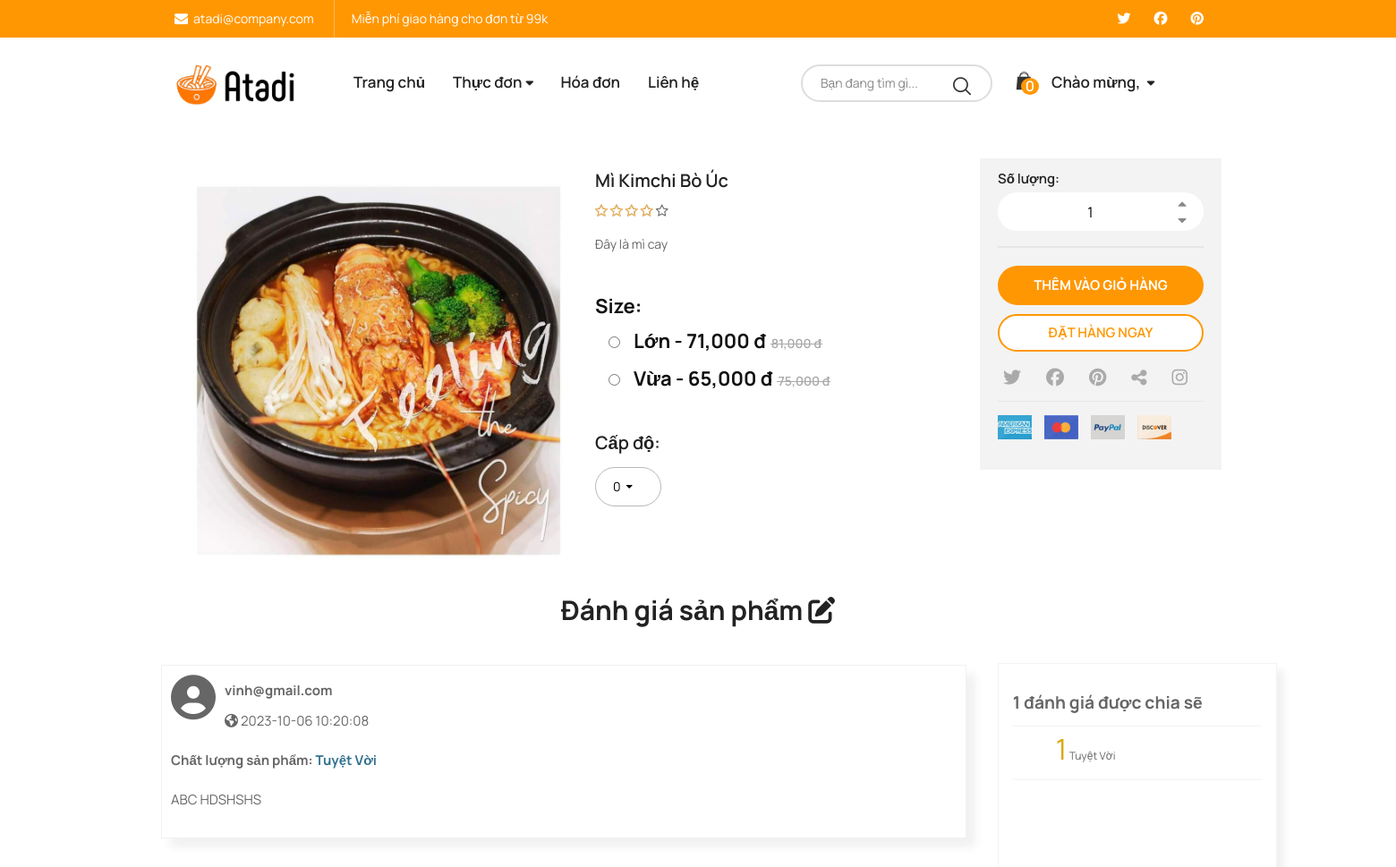
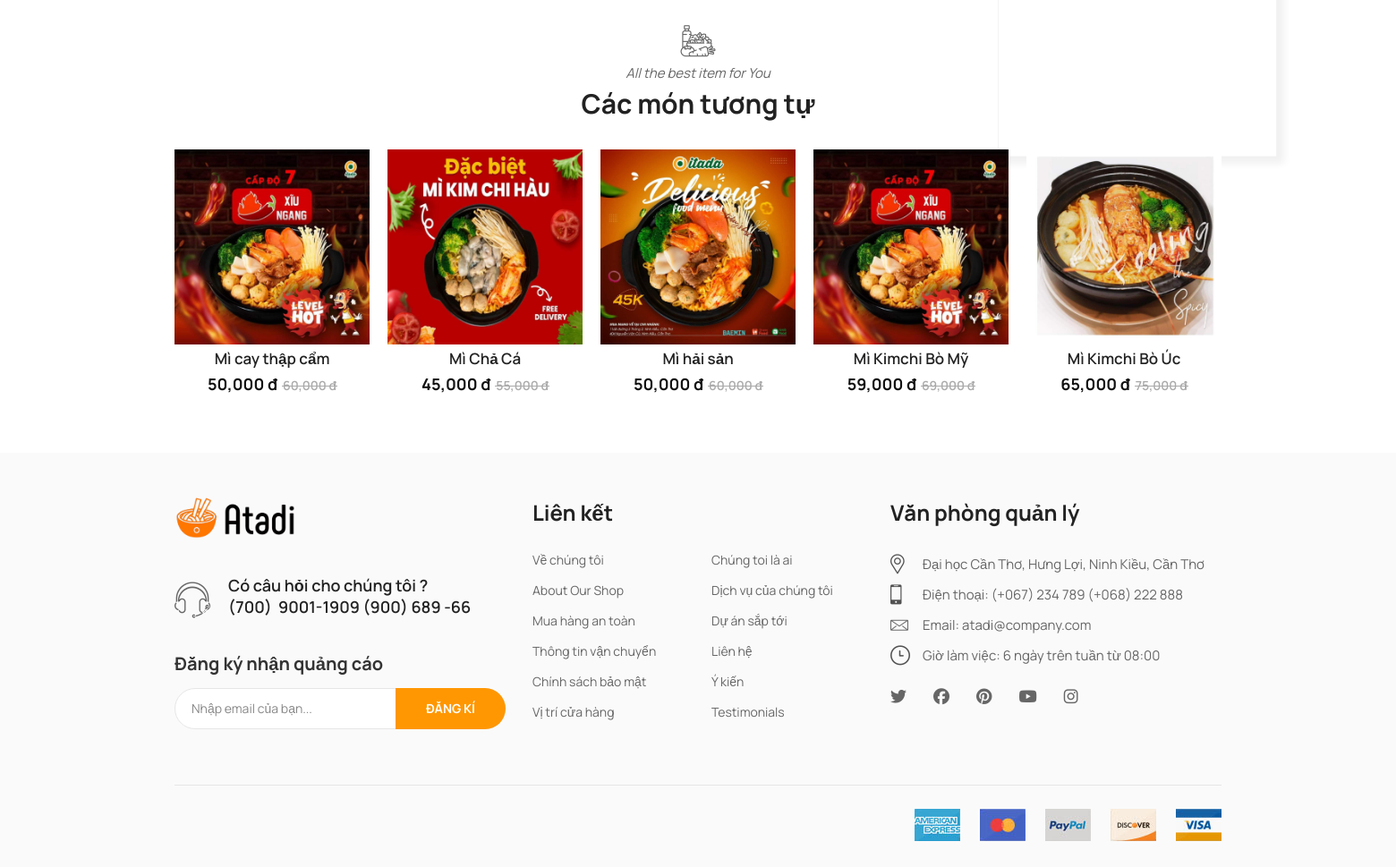
The page /product-detail.php?id=MC4 (signed in) on the database its author committed (2 pictures, top to bottom).
### tables this page shows
CREATE TABLE `sanpham` (
  `MASP` varchar(10) NOT NULL,
  `MALOAI` varchar(10) NOT NULL,
  `TENSP` varchar(100) DEFAULT NULL,
  `MOTA` varchar(300) DEFAULT NULL,
  `LINKANH` varchar(200) DEFAULT NULL
);

CREATE TABLE `sizecuasanpham` (
  `MASP` varchar(10) NOT NULL,
  `MASIZE` varchar(5) NOT NULL,
  `DONGIASP` int DEFAULT NULL
);

CREATE TABLE `danhgiasp` (
  `EMAIL` varchar(70) NOT NULL,
  `MASP` varchar(10) NOT NULL,
  `MAHOADON` int NOT NULL,
  `NOIDUNGDG` varchar(300) DEFAULT NULL,
  `CHATLUONGSP` varchar(30) NOT NULL,
  `TGDANHGIA` datetime NOT NULL DEFAULT CURRENT_TIMESTAMP ON UPDATE CURRENT_TIMESTAMP
);

### product-detail.php (the view, shortened to what this page needs)
<!DOCTYPE html>
<html class="no-js" lang="en">
<?php
    include "head.php";
    include "connect.php";
?>
<body class="biolife-body">
    <?php
        include "header.php";
    ?>
    <div class="container">
    </div>
    <div class="page-contain single-product">
        <div class="container">
            <div id="main-content" class="main-content">
                <form action="themvaogiohang.php?from=pd" method="get" id="myForm">
                    <div class="sumary-product single-layout">
                        <?php
                        $spid = $_GET['id'];
                        $query = "SELECT * FROM sanpham s join sizecuasanpham sz on s.MASP = sz.MASP WHERE s.MASP = '".$spid."'";
                        $result = $conn->query($query);
                        $row = $result->fetch_assoc();
                        $string = $row['MASP'];
                        $masp = preg_replace('/[0-9]/', '', $string);
                    ?>
                        <div class="media">
                            <img src="assets/images/products/<?php echo $masp ?>/<?php echo $row['LINKANH'] ?>" alt=""
                                width="500" height="500">
                        </div>
                        <div class="product-attribute">
                            <h3 class="title"><?php echo $row['TENSP'] ?></h3>
                            <div class="rating">
                                <p class="star-rating"><span class="width-80percent"></span></p>
                            </div>
                            <p class="excerpt"><?php echo $row['MOTA'] ?></p>
                            <br>
                            <div class="price">
                                <ins><span style="" class="price-amount"><span class="currencySymbol">Size:</span></ins>
                            </div>
                            <?php
                                $size = "select * from sizecuasanpham sz join sanpham s on s.MASP=sz.MASP where sz.MASP = '".$spid."'";
                                $result = $conn->query($size);
                                if ($result->num_rows > 0) {
                                $result = $conn->query($size);
                                $result_all = $result -> fetch_all(MYSQLI_ASSOC);
                                foreach ($result_all as $szr) {
                            ?>
                            <div style="padding: 0 !important; margin: 15px !important" class="price">
                                <input required type="radio" name="size" id="" value="<?php echo $szr['MASIZE']?>">
                                <ins><span style="margin-left: 15px !important" class="price-amount"><span
                                            class="currencySymbol"><?php echo $szr['MASIZE'] ?> -
                                        </span><?php echo number_format($szr['DONGIASP']) ?> đ</span></ins>
                                <del><span class="price-amount"><?php echo number_format($szr['DONGIASP']+10000) ?>
                                        đ</span></del>
                            </div>
                            <?php }} ?>
                            <?php
                                if ($masp=="MC"){
                                    ?>
                            <div style="margin-top: 25px !important">
                                <span class="title">Cấp độ:</span>
                                <div style="margin-top: 15px !important; width: 20% !important;"
                                    class="form_combobox w-100">
                                </div>
                            </div>
                            <?php
                                }
                            ?>
                            <div class="action-form"
                                style="width: 100% !important; background-color: white !important;">
                            </div>
                        </div>
                        <div class="action-form">
                            <div class="quantity-box">
                                <span class="title">Số lượng:</span>
                                <div style="width: 100% !important;" class="qty-input">
                                    <input style="width: 100% !important;" type="text" name="qty12554" value="1"
                                        data-max_value="20" data-min_value="1" data-step="1">
                                    <a href="#" class="qty-btn btn-up"><i class="fa fa-caret-up"
                                            aria-hidden="true"></i></a>
                                    <a href="#" class="qty-btn btn-down"><i class="fa fa-caret-down"
                                            aria-hidden="true"></i></a>
                                </div>
                            </div>
                            <div class="buttons">
                                <button type="submit" name="sb_giohang" style="min-width: 100% !important;"
                                    class="btn add-to-cart-btn">Thêm vào giỏ hàng</button>
                                <button type="submit" name="sb_dathang" style="min-width: 100% !important;"
                                    class="btn buy-now-btn">Đặt hàng ngay</button>
                            </div>
                            <div class="social-media">
                                <ul class="social-list">
                                    <li><a href="#" class="social-link"><i class="fa fa-twitter"
                                                aria-hidden="true"></i></a></li>
                                    <li><a href="#" class="social-link"><i class="fa fa-facebook"
                                                aria-hidden="true"></i></a></li>
                                    <li><a href="#" class="social-link"><i class="fa fa-pinterest"
                                                aria-hidden="true"></i></a></li>
                                    <li><a href="#" class="social-link"><i class="fa fa-share-alt"
                                                aria-hidden="true"></i></a></li>
                                    <li><a href="#" class="social-link"><i class="fa fa-instagram"
                                                aria-hidden="true"></i></a></li>
                                </ul>
                            </div>
                            <div class="acepted-payment-methods">
                                <ul class="payment-methods">
                                    <li><img src="assets/images/card1.jpg" alt="" width="51" height="36"></li>
                                    <li><img src="assets/images/card2.jpg" alt="" width="51" height="36"></li>
                                    <li><img src="assets/images/card3.jpg" alt="" width="51" height="36"></li>
                                    <li><img src="assets/images/card4.jpg" alt="" width="51" height="36"></li>
                                </ul>
                            </div>
                        </div>
                    </div>
                </form>
                <div class="product-related-box single-layout">
                    <div class="biolife-title-box lg-margin-bottom-26px-im">
                        <h3 class="main-title">Đánh giá sản phẩm <i class="fa-solid fa-pen-to-square"
                                style="font-size:3rem ;"></i></h3>
                    </div>
                    <div class="row contain ">
                        <?php
                         $spid = $_GET['id'];
                             $danhgia = "SELECT  danhgiasp.MAHOADON,danhgiasp.MASP,danhgiasp.EMAIL,danhgiasp.NOIDUNGDG, danhgiasp.CHATLUONGSP,danhgiasp.TGDANHGIA FROM
                             danhgiasp, chitiethoadon WHERE danhgiasp.MAHOADON = chitiethoadon.MAHOADON
                             AND chitiethoadon.MASP = '$spid' ORDER BY MAHOADON DESC";
                            $rs_danhgia = $conn->query($danhgia);
                                while( $dgia = $rs_danhgia -> fetch_assoc()) {
                        ?>
                        <div class="col-lg-9 col-md-12 col-sm-12 col-xs-12 shadow-sm p-3 mb-5 bg-body rounded"
                            style=" border: 1px solid #f1f1f1 ;box-shadow: 10px 10px 10px #f1f1f1; margin-top: 2rem; padding: 1rem;">
                            <div>
                                <b>
                                    <span>
                                        <i class="fa-solid fa-circle-user" style="font-size:5rem ;"></i>
                                        <p style="margin-left: 6rem; margin-top:-4.5rem ;"><?php echo $dgia['EMAIL'] ?>
                                        </p>
                                    </span>
                                </b>
                                <p style="margin-left: 6rem; "><i class="fa-solid fa-earth-americas"></i>
                                    <?php echo $dgia['TGDANHGIA'] ?></p>
                            </div>
                            <div style="margin-top: 2rem;">
                                <span>
                                    <b>Chất lượng sản phẩm: <span
                                            class="text-info"><?php  echo $dgia['CHATLUONGSP']; ?></span> </b>
                                </span>
                            </div>
                            <div style="margin-top: 2rem;">
                                <?php echo $dgia['NOIDUNGDG']; ?>
                            </div>
                        </div>
                        <?php }
                        $tongdg ="SELECT SUM(tongdg) AS Tongdg
                        FROM (
                            SELECT COUNT(*) as tongdg
                            FROM danhgiasp
                            WHERE MAHOADON IN (
                                SELECT MAHOADON
                                FROM chitiethoadon
                                WHERE MASP = '$spid'
                            )
                            GROUP BY CHATLUONGSP
                        ) as tong";
                        $kt_dg = $conn->query($tongdg);
                        $tong = $kt_dg->fetch_assoc();
                        ?>
                        <div class="col-lg-3 col-md-12 col-sm-12 col-xs-12"
                            style="border: 1px solid #f1f1f1 ;box-shadow: 10px 10px 10px #f1f1f1; padding:2rem;transform: scale(0.8) translate(112rem, -8%);position: absolute;">
                            <div>
                                <h3> <b><span><?php echo $tong['Tongdg']?></span> đánh giá được chia sẽ</b></h3>
                                <?php
                                     $chatluongsp = "SELECT COUNT(*) as sl,CHATLUONGSP FROM danhgiasp,chitiethoadon
                                      WHERE danhgiasp.MAHOADON = chitiethoadon.MAHOADON
                                      AND chitiethoadon.MASP = '$spid'
                                      GROUP BY (CHATLUONGSP)";
                                      $kt4 = $conn->query($chatluongsp);
                                      while($gt = $kt4->fetch_assoc()){
                                        ?>
                                <p style="padding-left: 6rem;">
                                    <span style="color:#dba70c; font-size:4rem"><?php  echo $gt['sl'] ?></span>
                                    <?php echo $gt['CHATLUONGSP'] ?>
                                </p>
                                <?php
                                    }
                                ?>
                            </div>
                            <div id="barchart_values" style="width: 800px; height: 300px;"></div>
                        </div>
                    </div>
                </div>
                <div class="product-related-box single-layout">
                    <div class="biolife-title-box lg-margin-bottom-26px-im">
                        <span class="biolife-icon icon-organic"></span>
                        <span class="subtitle">All the best item for You</span>
                        <h3 class="main-title">Các món tương tự</h3>
                    </div>
                    <ul class="products-list biolife-carousel nav-center-02 nav-none-on-mobile"
                        data-slick='{"rows":1,"arrows":true,"dots":false,"infinite":false,"speed":400,"slidesMargin":0,"slidesToShow":5, "responsive":[{"breakpoint":1200, "settings":{ "slidesToShow": 4}},{"breakpoint":992, "settings":{ "slidesToShow": 3, "slidesMargin":20 }},{"breakpoint":768, "settings":{ "slidesToShow": 2, "slidesMargin":10}}]}'>
                        <?php
                            $sql1 = "SELECT * FROM sanpham s join sizecuasanpham sz on s.MASP = sz.MASP WHERE sz.MASIZE in ('Vừa','M','Combo') and MALOAI = ".$row['MALOAI'];
                            $rs = $conn->query($sql1);
                                if ($rs->num_rows > 0) {
                                $rs = $conn->query($sql1);
                                $rsa = $rs -> fetch_all(MYSQLI_ASSOC);
                                foreach ($rsa as $row1) {
                                    $string = $row1['MASP'];
                                    $masp = preg_replace('/[0-9]/', '', $string);
                        ?>
                        <li class="product-item">
                            <div class="contain-product layout-default">
                                <div class="product-thumb">
                                    <a href="product-detail.php?id=<?php echo $string ?>" class="link-to-product">
                                        <img src="assets/images/products/<?php echo $masp ?>/<?php echo $row1['LINKANH'] ?>"
                                            alt="dd" width="270" height="270" class="product-thumnail">
                                    </a>
                                </div>
                                <div class="info">
                                    <h4 class="product-title"><a href="#"
                                            class="pr-name"><?php echo $row1['TENSP'] ?></a></h4>
                                    <div class="price">
                                        <ins><span class="price-amount"><?php echo number_format($row1['DONGIASP']) ?>
                                                đ</span></ins>
                                        <del><span class="price-amount"><?php echo number_format($row1['DONGIASP']+10000) ?>
                                                đ</span></del>
                                    </div>
                                </div>
                            </div>
                        </li>
                        <?php }} ?>
                    </ul>
                </div>
            </div>
        </div>
    </div>
    <?php
        include "footer.php";
    ?>
</body>
</html>

### rows shown on the page
sanpham: LINKANH (picture), TENSP "Mì Kimchi Bò Úc", MOTA "Đây là mì cay"
sizecuasanpham: MASIZE "Lớn", DONGIASP "71,000", $szr['DONGIASP']+10000 "81,000"
sizecuasanpham: MASIZE "Vừa", DONGIASP "65,000", $szr['DONGIASP']+10000 "75,000", MASP.LINKANH (picture), MASP.TENSP "Mì Kimchi Bò Úc", $row1['DONGIASP']+10000 "75,000"
danhgiasp: EMAIL "vinh@gmail.com", TGDANHGIA "2023-10-06 10:20:08", CHATLUONGSP "Tuyệt Vời", NOIDUNGDG "ABC HDSHSHS"
sizecuasanpham: MASP.LINKANH (picture), MASP.TENSP "Mì cay thập cẩm", DONGIASP "50,000", $row1['DONGIASP']+10000 "60,000"
sizecuasanpham: MASP.LINKANH (picture), MASP.TENSP "Mì Chả Cá", DONGIASP "45,000", $row1['DONGIASP']+10000 "55,000"
sizecuasanpham: MASP.LINKANH (picture), MASP.TENSP "Mì hải sản", DONGIASP "50,000", $row1['DONGIASP']+10000 "60,000"
sizecuasanpham: MASP.LINKANH (picture), MASP.TENSP "Mì Kimchi Bò Mỹ", DONGIASP "59,000", $row1['DONGIASP']+10000 "69,000"

### other values the page prints
$_SESSION['slsp'] "0"
$tong['Tongdg'] "1"
$gt['sl'] "1"
$gt['CHATLUONGSP'] "Tuyệt Vời"
